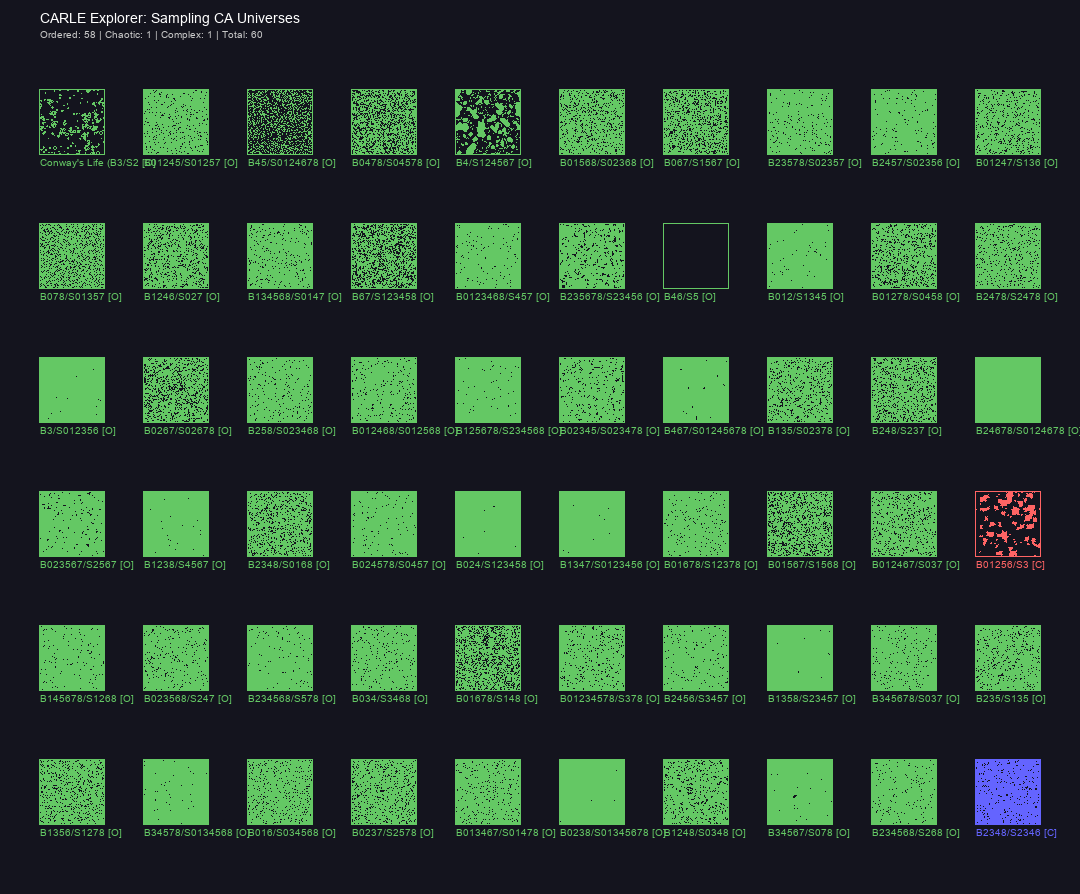

The Python source for this figure:
"""
carle_explorer.py - Sample random Life-like CA rules and classify behavior
Inspired by CARLE's Game: exploring 262,144 CA universes without extrinsic reward.
Classifies into: ordered, chaotic, or complex (edge of chaos).
"""
import numpy as np
from PIL import Image, ImageDraw, ImageFont
import random
from collections import Counter

# CA grid size
SIZE = 128
STEPS = 200

def parse_rule(birth_str, survive_str):
    """Parse Life-like rule from B/S notation."""
    birth = set(int(c) for c in birth_str)
    survive = set(int(c) for c in survive_str)
    return birth, survive

def step_ca(grid, birth, survive):
    """One step of Life-like CA."""
    new_grid = grid.copy()
    padded = np.pad(grid, 1, mode='wrap')
    for i in range(1, padded.shape[0]-1):
        for j in range(1, padded.shape[1]-1):
            neighbors = np.sum(padded[i-1:i+2, j-1:j+2]) - padded[i, j]
            if padded[i, j]:
                new_grid[i-1, j-1] = 1 if neighbors in survive else 0
            else:
                new_grid[i-1, j-1] = 1 if neighbors in birth else 0
    return new_grid

def classify_behavior(grid, history):
    """Classify CA behavior from final state and history of densities."""
    densities = [np.mean(h) for h in history]
    
    # Count living cells
    living = np.sum(grid)
    total = grid.shape[0] * grid.shape[1]
    
    # Density variance indicates complexity
    density_var = np.var(densities[-50:]) if len(densities) >= 50 else np.var(densities)
    density_trend = densities[-1] - densities[0] if len(densities) >= 2 else 0
    
    # All dead = ordered
    if living == 0:
        return "ordered", "extinction"
    
    # Very low variance = ordered (static or period-2)
    if density_var < 0.0001 and living > 0:
        return "ordered", "stable"
    
    # High variance with oscillating density = complex
    if 0.0001 <= density_var < 0.01:
        return "complex", "oscillating"
    
    # Very high variance or near 50% density = chaotic
    if density_var >= 0.01 or (0.4 < np.mean(densities[-20:]) < 0.6 and density_var > 0.005):
        return "chaotic", "turbulent"
    
    return "complex", "interesting"

def run_and_classify(rule_id):
    """Run a CA rule and classify its behavior."""
    # Rule ID is 0-262143 (18 bits: 9 birth + 9 survive)
    birth_mask = rule_id & 0x1FF
    survive_mask = (rule_id >> 9) & 0x1FF
    
    birth = set(i for i in range(9) if (birth_mask >> i) & 1)
    survive = set(i for i in range(9) if (survive_mask >> i) & 1)
    
    # Random initial condition
    grid = np.random.choice([0, 1], size=(SIZE, SIZE), p=[0.7, 0.3])
    
    history = []
    for _ in range(STEPS):
        grid = step_ca(grid, birth, survive)
        history.append(grid.copy())
    
    behavior, subtype = classify_behavior(grid, history)
    final_density = np.mean(history[-1])
    density_var = np.var([np.mean(h) for h in history[-50:]])
    
    return {
        'rule_id': rule_id,
        'birth': birth,
        'survive': survive,
        'behavior': behavior,
        'subtype': subtype,
        'final_density': final_density,
        'density_var': density_var,
        'final_grid': history[-1]
    }

def explore_universes(n=50):
    """Explore n random CA universes."""
    print(f"Exploring {n} random CA universes...")
    
    results = []
    explored_ids = set()
    
    # Always include Conway's Life (B3/S23 = birth: {3}, survive: {2,3})
    # Rule ID = 3 + (2<<9) + (3<<9) = ... let's compute
    conway_id = (1<<3) | ((1<<2) | (1<<3)) << 9
    explored_ids.add(conway_id)
    r = run_and_classify(conway_id)
    r['name'] = "Conway's Life (B3/S23)"
    results.append(r)
    
    for _ in range(n - 1):
        while True:
            rid = random.randint(0, 262143)
            if rid not in explored_ids:
                explored_ids.add(rid)
                break
        r = run_and_classify(rid)
        # Format rule name
        birth_str = 'B' + ''.join(str(b) for b in sorted(r['birth']))
        survive_str = 'S' + ''.join(str(s) for s in sorted(r['survive']))
        r['name'] = f"{birth_str}/{survive_str}"
        results.append(r)
    
    return results

def visualize_results(results, filename="carle_explorer.png"):
    """Create a visualization of the exploration results."""
    n = len(results)
    cols = min(10, n)
    rows = (n + cols - 1) // cols
    
    cell_size = 64
    margin = 40
    label_height = 30
    
    img_w = cols * (cell_size + margin) + margin
    img_h = rows * (cell_size + margin + label_height) + margin + 50
    
    img = Image.new('RGB', (img_w, img_h), (20, 20, 30))
    draw = ImageDraw.Draw(img)
    
    # Color mapping for behaviors
    colors = {
        'ordered': (100, 200, 100),
        'chaotic': (255, 100, 100),
        'complex': (100, 100, 255)
    }
    
    try:
        font = ImageFont.truetype("arial.ttf", 10)
        title_font = ImageFont.truetype("arial.ttf", 14)
    except:
        font = ImageFont.load_default()
        title_font = ImageFont.load_default()
    
    draw.text((margin, 10), "CARLE Explorer: Sampling CA Universes", fill=(255, 255, 255), font=title_font)
    
    # Stats
    ordered = sum(1 for r in results if r['behavior'] == 'ordered')
    chaotic = sum(1 for r in results if r['behavior'] == 'chaotic')
    complex_ = sum(1 for r in results if r['behavior'] == 'complex')
    draw.text((margin, 28), 
              f"Ordered: {ordered} | Chaotic: {chaotic} | Complex: {complex_} | Total: {n}",
              fill=(200, 200, 200), font=font)
    
    for idx, r in enumerate(results):
        col = idx % cols
        row = idx // cols
        
        x = margin + col * (cell_size + margin)
        y = margin + 50 + row * (cell_size + margin + label_height)
        
        # Draw CA grid
        grid = r['final_grid']
        for i in range(SIZE):
            for j in range(SIZE):
                if grid[i, j]:
                    px = x + int(j * cell_size / SIZE)
                    py = y + int(i * cell_size / SIZE)
                    # Use behavior color
                    c = colors[r['behavior']]
                    draw.point((px, py), fill=c)
        
        # Border color by behavior
        border_color = colors[r['behavior']]
        draw.rectangle([x-1, y-1, x+cell_size, y+cell_size], outline=border_color, width=1)
        
        # Label
        label = r['name'][:20]
        draw.text((x, y + cell_size + 2), f"{label} [{r['behavior'][0].upper()}]", 
                  fill=border_color, font=font)
    
    img.save(filename)
    print(f"Saved visualization to {filename}")
    return filename

if __name__ == "__main__":
    results = explore_universes(60)
    
    # Summary
    behaviors = Counter(r['behavior'] for r in results)
    print(f"\nExploration summary ({len(results)} universes):")
    print(f"  Ordered:  {behaviors.get('ordered', 0)}")
    print(f"  Chaotic:  {behaviors.get('chaotic', 0)}")
    print(f"  Complex:  {behaviors.get('complex', 0)}")
    
    # Show interesting rules
    print("\nMost interesting (complex) rules:")
    complex_rules = [r for r in results if r['behavior'] == 'complex']
    for r in sorted(complex_rules, key=lambda x: x['density_var'], reverse=True)[:5]:
        print(f"  {r['name']:20s} density={r['final_density']:.4f} var={r['density_var']:.6f}")
    
    visualize_results(results, "experiments/carle_explorer.png")
